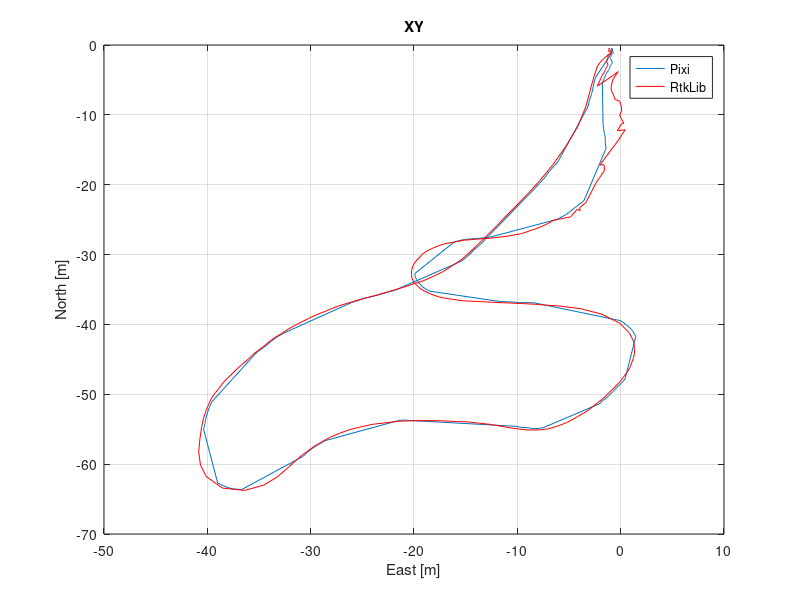
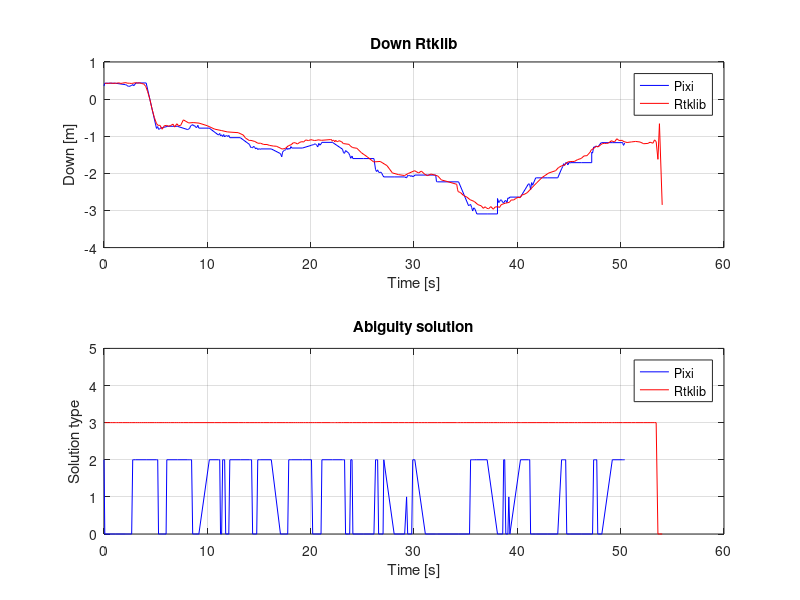
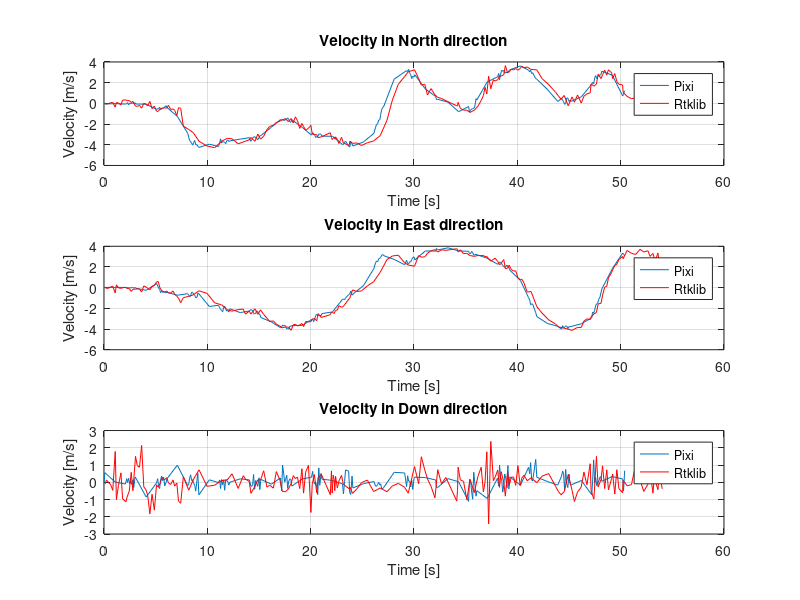

These figures' MATLAB source, in order:
%piksi 22
%rtklib 23
close all;
clear;
load('log_folder/neptusLog/Springeoekt1/Data.mat')

len = length(RtkFix.src_ent);
TimeEnd = 190;
numberRTK = 0;
numberPIXI = 0;
%% Finding the number of RKT and PIXI
for i=1:len
    if RtkFix.src_ent(i) == 22
        numberPIXI = numberPIXI+1;
    elseif RtkFix.src_ent(i) == 23
        numberRTK = numberRTK +1;
    end
end
%% Initializing variables for RTK and PIXI

% RTK
timestamp_r = zeros(1,numberRTK);
src_r = zeros(1,numberRTK);
src_ent_r = zeros(1,numberRTK);
dst_r =zeros(1,numberRTK);
tow_r = zeros(1,numberRTK);
n_r = zeros(1,numberRTK);
e_r = zeros(1,numberRTK);
d_r = zeros(1,numberRTK);
v_n_r = zeros(1,numberRTK);
v_e_r = zeros(1,numberRTK);
v_d_r = zeros(1,numberRTK);
satellites_r = zeros(1,numberRTK);
iar_hyp_r = zeros(1,numberRTK);
iar_ratio_r = zeros(1,numberRTK);
type_r = zeros(1,numberRTK);

% PIXI
timestamp_p = zeros(1,numberPIXI);
src_p = zeros(1,numberPIXI);
src_ent_p = zeros(1,numberPIXI);
dst_p =zeros(1,numberPIXI);
tow_p = zeros(1,numberPIXI);
n_p = zeros(1,numberPIXI);
e_p = zeros(1,numberPIXI);
d_p = zeros(1,numberPIXI);
v_n_p = zeros(1,numberPIXI);
v_e_p = zeros(1,numberPIXI);
v_d_p = zeros(1,numberPIXI);
satellites_p = zeros(1,numberPIXI);
iar_hyp_p = zeros(1,numberPIXI);
iar_ratio_p = zeros(1,numberPIXI);
type_p = zeros(1,numberPIXI);
timeStart = RtkFix.timestamp(1);
%% Extracting PIXI and RTK
j = 1;%PIXI
k = 1;%RTK

for i=1:len
    if RtkFix.src_ent(i) == 22
        timestamp_p(j) = RtkFix.timestamp(i);
        src_p(j) = RtkFix.src(i);
        src_ent_p(j) = RtkFix.src_ent(i);
        dst_p(j) =RtkFix.dst(i);
        tow_p(j) = RtkFix.tow(i);
        n_p(j) = RtkFix.n(i);
        e_p(j) = RtkFix.e(i);
        d_p(j) = RtkFix.d(i);
        v_n_p(j) = RtkFix.v_n(i);
        v_e_p(j) =RtkFix.v_e(i);
        v_d_p(j) = RtkFix.v_d(i);
        satellites_p(j) =  RtkFix.satellites(i);
        iar_hyp_p(j) =  RtkFix.iar_hyp(i);
        iar_ratio_p(j) =  RtkFix.iar_ratio(i);
        if strcmp(RtkFix.type(i,1:2),'FI')
            type_p(k) = 3;
        elseif strcmp(RtkFix.type(i,1:2),'FL')
            type_p(k) = 2;
        elseif strcmp(RtkFix.type(i),'O')
            type_p(k) = 1;
        else
            type_p(k) = 0;
        end
        j = j+1;
    else
        timestamp_r(k) = RtkFix.timestamp(i);
        src_r(k) =  RtkFix.src(i);
        src_ent_r(k) =  RtkFix.src_ent(i);
        dst_r(k) = RtkFix.dst(i);
        tow_r(k) =  RtkFix.tow(i);
        n_r(k) =  RtkFix.n(i);
        e_r(k) =  RtkFix.e(i);
        d_r(k) =  RtkFix.d(i);
        v_n_r(k) =  RtkFix.v_n(i);
        v_e_r(k) =  RtkFix.v_e(i);
        v_d_r(k) =  RtkFix.v_d(i);
        satellites_r(k) =  RtkFix.satellites(i);
        iar_hyp_r(k) =  RtkFix.iar_hyp(i);
        iar_ratio_r(k) =  RtkFix.iar_ratio(i);
        if strcmp(RtkFix.type(i,1:2),'FI')
            type_r(k) = 3;
        elseif strcmp(RtkFix.type(i,1:2),'FL')
            type_r(k) = 2;
        elseif strcmp(RtkFix.type(i), 'O')
            type_r(k) = 1;
        else
            type_r(k) = 0;
        end
        k = k+1;
        
    end
        

end
%% Calculate velocity from position
nd_r = zeros(1,length(n_r)-1);
ed_r = zeros(1,length(n_r)-1);
dd_r = zeros(1,length(n_r)-1);
nd_p = zeros(1,length(n_p)-1);
ed_p = zeros(1,length(n_p)-1);
dd_p = zeros(1,length(n_p)-1);
for i = 1:length(n_r)-1
    nd_r(i) = (n_r(i+1)-n_r(i))/(timestamp_r(i+1)-timestamp_r(i));
    ed_r(i) = (e_r(i+1)-e_r(i))/(timestamp_r(i+1)-timestamp_r(i));
    dd_r(i) = (d_r(i+1)-d_r(i))/(timestamp_r(i+1)-timestamp_r(i));
end
for i = 1:length(n_p)-1
    nd_p(i) = (n_p(i+1)-n_p(i))/(timestamp_p(i+1)-timestamp_p(i));
    ed_p(i) = (e_p(i+1)-e_p(i))/(timestamp_p(i+1)-timestamp_p(i));
    dd_p(i) = (d_p(i+1)-d_p(i))/(timestamp_p(i+1)-timestamp_p(i));
end
%% Plot 
figure(1);
plot(e_p,n_p);
hold on;
plot(e_r,n_r,'r');
grid on;
title('XY'); 
xlabel('East [m]'); ylabel('North [m]');
legend('Pixi','RtkLib');

% figure(2);
% plot3(e_p,n_p,d_p);
% grid on;
% title('NED Piksi'); 
% xlabel('East [m]'); ylabel('North [m]'); zlabel('Down [m]');
% 
% figure(4);
% plot3(e_r,n_r,d_r);
% grid on;
% title('NED rtklib'); 
% xlabel('East [m]'); ylabel('North [m]'); zlabel('Down [m]');


figure(2);
subplot(2,1,1);
plot(timestamp_p(1:TimeEnd)-timeStart,d_p(1:TimeEnd),'b');
% grid on;
% title('Down Piksi'); 
% xlabel('Time [s]'); ylabel('Down [m]');

hold on;
plot(timestamp_r(1:TimeEnd)-timeStart,d_r(1:TimeEnd),'r');
grid on;
title('Down Rtklib');
legend('Pixi','Rtklib')
xlabel('Time [s]');
ylabel('Down [m]');

subplot(2,1,2)
plot(timestamp_p(1:TimeEnd)-timeStart,type_p(1:TimeEnd),'b');
hold on;
plot(timestamp_r(1:TimeEnd)-timeStart,type_r(1:TimeEnd),'r');
grid on;
title('Abiguity solution')
ylabel('Solution type')
xlabel('Time [s]');
legend('Pixi','Rtklib');
ylim([0 5]);

figure(3)
subplot(3,1,1)
plot(timestamp_p(1:TimeEnd)-timeStart,v_n_p(1:TimeEnd));
hold on;
grid on;
plot(timestamp_r(1:TimeEnd)-timeStart,v_n_r(1:TimeEnd),'r')
legend('Pixi','Rtklib');
title('Velocity in North direction');
ylabel('Velocity [m/s]')
xlabel('Time [s]');

subplot(3,1,2)
plot(timestamp_p(1:TimeEnd)-timeStart,v_e_p(1:TimeEnd));
hold on;
grid on;
plot(timestamp_r(1:TimeEnd)-timeStart,v_e_r(1:TimeEnd),'r')
% plot(timestamp_p(1:TimeEnd)-timeStart,ed_p(1:TimeEnd),'g');
% plot(timestamp_r(1:TimeEnd)-timeStart,ed_r(1:TimeEnd),'c')
legend('Pixi','Rtklib');
title('Velocity in East direction');
ylabel('Velocity [m/s]')
xlabel('Time [s]');

subplot(3,1,3)
plot(timestamp_p(1:TimeEnd)-timeStart,v_d_p(1:TimeEnd));
hold on;
grid on;
plot(timestamp_r(1:TimeEnd)-timeStart,v_d_r(1:TimeEnd),'r')
legend('Pixi','Rtklib');
title('Velocity in Down direction');
ylabel('Velocity [m/s]')
xlabel('Time [s]');